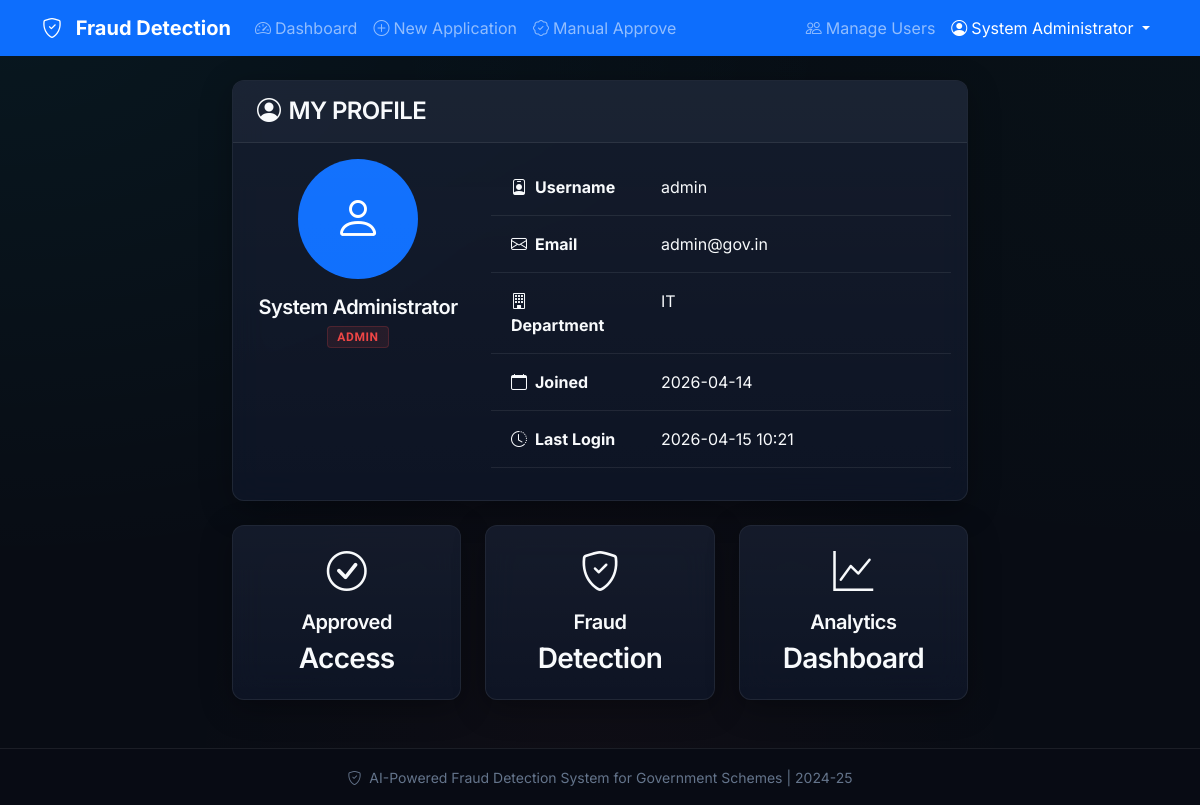
The page /profile (signed in) on the database as committed earlier.
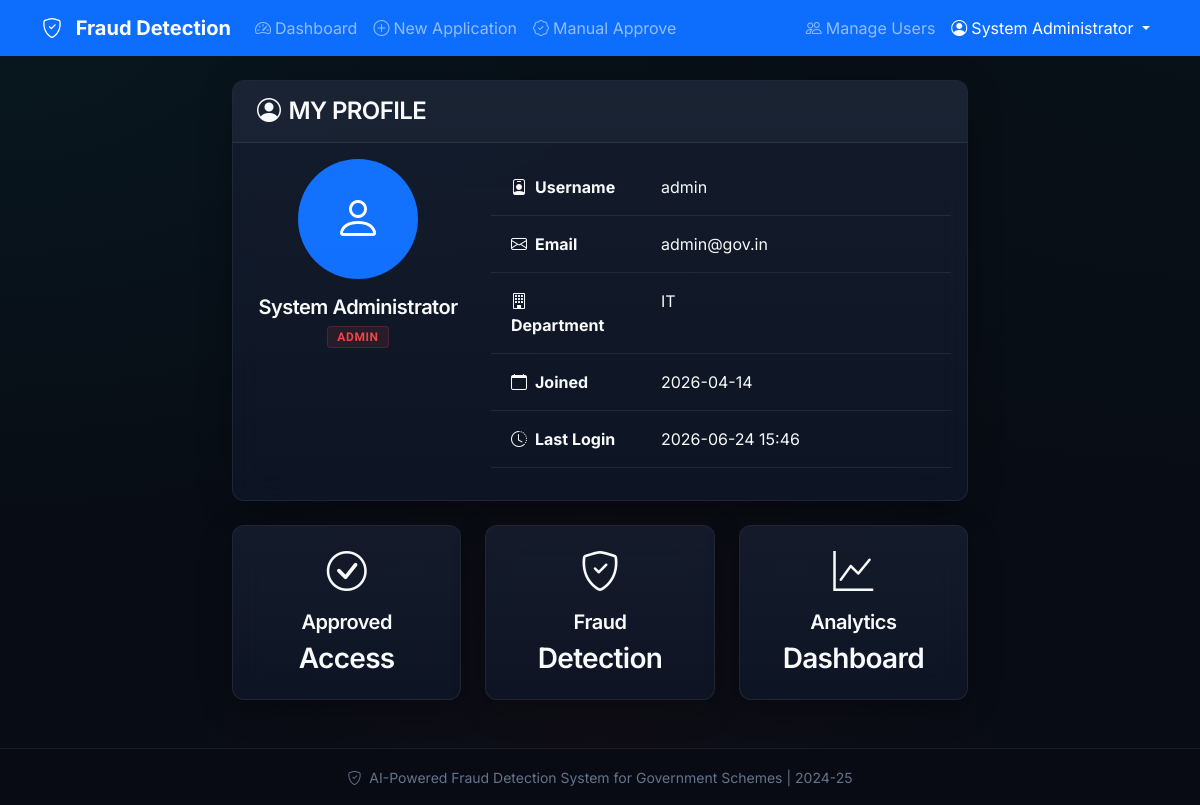
The same page on the database as committed later.
### tables this page shows
CREATE TABLE users (
            id INTEGER PRIMARY KEY AUTOINCREMENT,
            username TEXT UNIQUE NOT NULL,
            email TEXT UNIQUE NOT NULL,
            password_hash TEXT NOT NULL,
            full_name TEXT NOT NULL,
            role TEXT DEFAULT 'officer',
            department TEXT,
            is_active INTEGER DEFAULT 1,
            created_at TIMESTAMP DEFAULT CURRENT_TIMESTAMP,
            last_login TIMESTAMP
        , email_verified INTEGER DEFAULT 0);

### app.py (the view)
@app.route('/profile')
@login_required
def profile():
    user = db.get_user_by_id(session['user_id'])
    return render_template('profile.html', user=user)

### app.py (called while the page is built)
def login_required(f):
    @wraps(f)
    def decorated_function(*args, **kwargs):
        if 'user_id' not in session:
            flash('Please log in to access this page.', 'warning')
            return redirect(url_for('login'))
        if 'session_token' in session:
            db.update_session_activity(session['session_token'])
        return f(*args, **kwargs)
    return decorated_function

### database.py (called while the page is built)
def get_db_connection():
    conn = sqlite3.connect(DATABASE)
    conn.row_factory = sqlite3.Row
    return conn

def get_user_by_id(user_id):
    conn = get_db_connection()
    user = conn.execute('SELECT * FROM users WHERE id = ?', (user_id,)).fetchone()
    conn.close()
    return user

def update_session_activity(session_token):
    conn = get_db_connection()
    conn.execute('''
        UPDATE user_sessions SET last_activity = CURRENT_TIMESTAMP
        WHERE session_token = ?
    ''', (session_token,))
    conn.commit()
    conn.close()

### templates/profile.html (shortened to what the changed rows need)
<!DOCTYPE html>
<html lang="en">
<head>
    <link href="https://cdn.jsdelivr.net/npm/bootstrap@5.3.0/dist/css/bootstrap.min.css" rel="stylesheet">
    <link rel="stylesheet" href="https://cdn.jsdelivr.net/npm/bootstrap-icons@1.11.0/font/bootstrap-icons.css">
    <link rel="stylesheet" href="{{ url_for('static', filename='css/style.css') }}">
</head>
<body>
    <nav class="navbar navbar-expand-lg navbar-dark bg-primary">
        <div class="container">
            <div class="collapse navbar-collapse" id="navbarNav">
                <ul class="navbar-nav">
                    <li class="nav-item dropdown">
                        <a class="nav-link dropdown-toggle active" href="#" role="button" data-bs-toggle="dropdown">
                            <i class="bi bi-person-circle me-1"></i>{{ session.full_name }}
                        </a>
                    </li>
                </ul>
            </div>
        </div>
    </nav>
    <div class="container mt-4">
        <div class="row justify-content-center">
            <div class="col-md-8">
                <div class="card shadow">
                    <div class="card-body">
                        <div class="row">
                            <div class="col-md-4 text-center mb-4">
                                <div class="bg-primary text-white rounded-circle d-inline-flex align-items-center justify-content-center"
                                     style="width: 120px; height: 120px; font-size: 3rem;">
                                    <i class="bi bi-person"></i>
                                </div>
                                <h5 class="mt-3 mb-1">{{ user.full_name }}</h5>
                                <span class="badge bg-{{ 'danger' if user.role == 'admin' else 'primary' }}">
                                    {{ user.role.upper() }}
                                </span>
                            </div>
                            <div class="col-md-8">
                                <table class="table table-borderless">
                                    <tr>
                                        <td class="fw-bold text-muted" style="width: 150px;">
                                            <i class="bi bi-person-badge me-2"></i>Username
                                        </td>
                                        <td>{{ user.username }}</td>
                                    </tr>
                                    <tr>
                                        <td class="fw-bold text-muted">
                                            <i class="bi bi-envelope me-2"></i>Email
                                        </td>
                                        <td>{{ user.email }}</td>
                                    </tr>
                                    <tr>
                                        <td class="fw-bold text-muted">
                                            <i class="bi bi-building me-2"></i>Department
                                        </td>
                                        <td>{{ user.department or 'Not assigned' }}</td>
                                    </tr>
                                    <tr>
                                        <td class="fw-bold text-muted">
                                            <i class="bi bi-calendar me-2"></i>Joined
                                        </td>
                                        <td>{{ user.created_at[:10] if user.created_at else 'N/A' }}</td>
                                    </tr>
                                    <tr>
                                        <td class="fw-bold text-muted">
                                            <i class="bi bi-clock-history me-2"></i>Last Login
                                        </td>
                                        <td>{{ user.last_login[:16] if user.last_login else 'Never' }}</td>
                                    </tr>
                                </table>
                            </div>
                        </div>
                    </div>
                </div>
            </div>
        </div>
    </div>
</body>
</html>

Rows that differ between the two databases and show on the page:
changed users "System Administrator": last_login "2026-04-15 10:21" → "2026-06-24 15:46"
